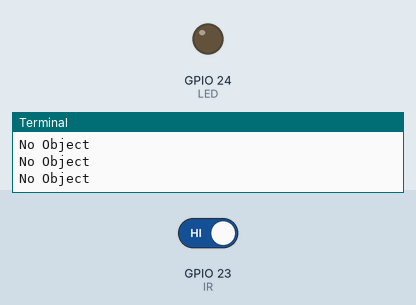
Simulated run of this program. Board: Raspberry Pi (BCM pin numbers). Shown: output pins drawn as LEDs (lit = HIGH), the last lines printed to the terminal. The inputs (shaded band) are chosen by the test bench; at power-on: GPIO 23 (IR) HIGH.

Above: at 1.2 s.
1.3 s: GPIO 23 (IR) driven LOW
At 2.3 s:
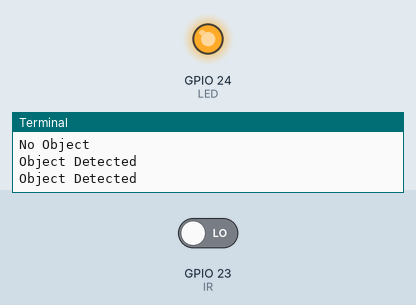
3.0 s: GPIO 23 (IR) driven HIGH
At 3.5 s:
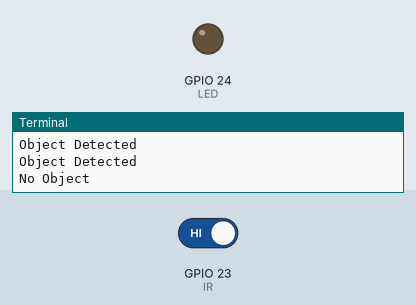
Timing chart, 0 to 6.0 s (numbered marks = the images above; inputs shaded):
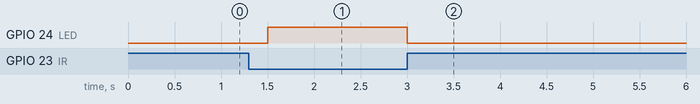

The program:

r6.py
```python
# PRACTICAL 6 - IR SENSOR WITH LED ALERT
# File: practical_6_ir_sensor.py

# =====================================
# PIN CONNECTIONS
# =====================================
# IR Sensor OUT -> GPIO23 -> Physical Pin 16
# IR Sensor VCC -> 5V -> Pin 2
# IR Sensor GND -> GND -> Pin 6
# LED Positive  -> GPIO24 -> Physical Pin 18
# LED Negative  -> GND -> Pin 14

# =====================================
# HARDWARE STEPS
# =====================================
# 1. Connect IR sensor VCC to 5V
# 2. Connect GND to Raspberry Pi GND
# 3. Connect OUT pin to GPIO23
# 4. Connect LED positive to GPIO24 with resistor
# 5. Connect LED negative to GND
# 6. Run the code and place object near sensor

# =====================================
# LIBRARY / SETTINGS
# =====================================
# Library: RPi.GPIO
# Install if needed:
# sudo apt install python3-rpi.gpio

import RPi.GPIO as GPIO
import time

IR = 23
LED = 24

GPIO.setmode(GPIO.BCM)
GPIO.setup(IR, GPIO.IN)
GPIO.setup(LED, GPIO.OUT)

try:
    while True:
        if GPIO.input(IR) == 0:
            print("Object Detected")
            GPIO.output(LED, GPIO.HIGH)
        else:
            print("No Object")
            GPIO.output(LED, GPIO.LOW)

        time.sleep(0.5)

except KeyboardInterrupt:
    GPIO.cleanup()
```

Measured:
- after the input at 1.3 s, GPIO 24 (LED): LOW → HIGH after 0.20 s
- after the input at 3.0 s, GPIO 24 (LED): HIGH → LOW at once
